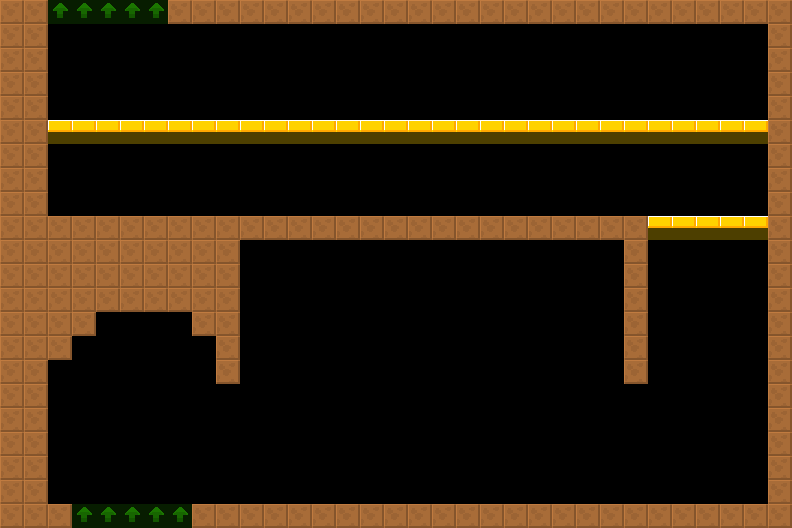

Below is a game level as drawn by its tile map, then a one-line description and the .tmx that defines it (tile-layer data replaced by summaries):
An orthogonal 33x22 tile map with 24x24 px tiles, 2 tile layers (col, lnk), 2 tilesets and 8 objects (DisableDecorator, SpecialEquipment, Light, Door, Npc, ...).

<map version="1.4" tiledversion="1.4.2" orientation="orthogonal" renderorder="right-down" width="33" height="22" tilewidth="24" tileheight="24" infinite="0" nextlayerid="4" nextobjectid="8">
 <tileset firstgid="6" source="../../lnk.tsx" />
 <tileset firstgid="1" source="../../col.tsx" />
 <layer id="1" name="col" width="33" height="22">
  <data>[726 cells, 213 non-empty, 2 distinct tile ids]</data>
 </layer>
 <layer id="2" name="lnk" width="33" height="22" opacity="0.5">
  <data>[726 cells, 10 non-empty, 1 distinct tile ids]</data>
 </layer>
 <objectgroup id="3" name="markers" opacity="0.5">
  <object id="1" name="DisableDecorator" type="DisableDecorator" x="216" y="216" width="576" height="312">
   <properties>
    <property name="yr" value="0" />
    <property name="xr" value="0" />
   </properties>
  </object>
  <object id="2" name="SpecialEquipment" type="SpecialEquipment" x="240" y="240" width="408" height="264">
   <properties>
    <property name="yr" value="0" />
    <property name="xr" value="0" />
   </properties>
  </object>
  <object id="3" name="Light" type="Light" x="432" y="240" width="24" height="24">
   <properties>
    <property name="yr" value="0" />
    <property name="xr" value="0" />
    <property name="light" value="CollectorCeil" />
   </properties>
  </object>
  <object id="4" name="Door" type="Door" x="216" y="480" width="24" height="24">
   <properties>
    <property name="yr" value="0" />
    <property name="xr" value="0" />
   </properties>
  </object>
  <object id="5" name="Npc" type="Npc" x="480" y="480" width="24" height="24">
   <properties>
    <property name="yr" value="0" />
    <property name="xr" value="0" />
    <property name="customId" value="collector" />
   </properties>
  </object>
  <object id="7" name="TriggeredDoor" type="TriggeredDoor" x="624" y="480" width="24" height="24">
   <properties>
    <property name="yr" value="0" />
    <property name="xr" value="0" />
   </properties>
  </object>
  <object id="9" name="BgWall" type="BgWall" x="0" y="0" width="792" height="528">
   <properties>
    <property name="yr" value="0" />
    <property name="xr" value="0" />
   </properties>
  </object>
  <object id="11" name="Pulley" type="Pulley" x="696" y="288" width="24" height="24">
   <properties>
    <property name="yr" value="0" />
    <property name="xr" value="0" />
   </properties>
  </object>
 </objectgroup>
</map>
